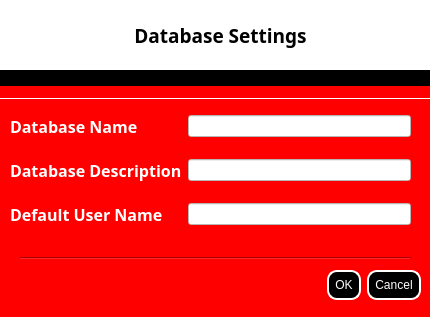
<?xml version="1.0" encoding="UTF-8"?>
<ui version="4.0">
 <class>DatabaseSettingsForm</class>
 <widget class="QDialog" name="DatabaseSettingsForm">
  <property name="geometry">
   <rect>
    <x>0</x>
    <y>0</y>
    <width>430</width>
    <height>317</height>
   </rect>
  </property>
  <property name="maximumSize">
   <size>
    <width>430</width>
    <height>317</height>
   </size>
  </property>
  <property name="font">
   <font>
    <family>Tekton Pro</family>
    <pointsize>11</pointsize>
    <weight>75</weight>
    <bold>true</bold>
   </font>
  </property>
  <property name="windowTitle">
   <string>Vault</string>
  </property>
  <property name="windowIcon">
   <iconset resource="MyResources.qrc">
    <normaloff>:/Images/member2.png</normaloff>
    <normalon>:/Images/member2.png</normalon>
    <activeon>:/Images/member2.png</activeon>:/Images/member2.png</iconset>
  </property>
  <property name="styleSheet">
   <string notr="true">background-color:red;
color:white;</string>
  </property>
  <widget class="QLabel" name="label">
   <property name="geometry">
    <rect>
     <x>0</x>
     <y>0</y>
     <width>441</width>
     <height>71</height>
    </rect>
   </property>
   <property name="font">
    <font>
     <family>Tekton Pro</family>
     <pointsize>14</pointsize>
     <weight>75</weight>
     <bold>true</bold>
    </font>
   </property>
   <property name="styleSheet">
    <string notr="true">background-color:white;
color:black;</string>
   </property>
   <property name="text">
    <string>&lt;html&gt;&lt;head/&gt;&lt;body&gt;&lt;p align=&quot;center&quot;&gt; Database Settings&lt;/p&gt;&lt;/body&gt;&lt;/html&gt;</string>
   </property>
  </widget>
  <widget class="QDialogButtonBox" name="buttonBox_Response">
   <property name="geometry">
    <rect>
     <x>90</x>
     <y>270</y>
     <width>331</width>
     <height>31</height>
    </rect>
   </property>
   <property name="font">
    <font>
     <family>Tekton Pro</family>
     <pointsize>11</pointsize>
     <weight>75</weight>
     <bold>true</bold>
    </font>
   </property>
   <property name="styleSheet">
    <string notr="true">background-color:black;
color:white;
border-style:outset;
border-width:2px;
border-color:white;
border-radius:10px;
min-width:10em;
padding:6px;</string>
   </property>
   <property name="standardButtons">
    <set>QDialogButtonBox::Cancel|QDialogButtonBox::Ok</set>
   </property>
  </widget>
  <widget class="QLabel" name="label_5">
   <property name="geometry">
    <rect>
     <x>0</x>
     <y>70</y>
     <width>431</width>
     <height>16</height>
    </rect>
   </property>
   <property name="styleSheet">
    <string notr="true">background-color:black;</string>
   </property>
   <property name="text">
    <string/>
   </property>
  </widget>
  <widget class="Line" name="line">
   <property name="geometry">
    <rect>
     <x>0</x>
     <y>90</y>
     <width>451</width>
     <height>16</height>
    </rect>
   </property>
   <property name="styleSheet">
    <string notr="true">color:white;</string>
   </property>
   <property name="frameShadow">
    <enum>QFrame::Plain</enum>
   </property>
   <property name="orientation">
    <enum>Qt::Horizontal</enum>
   </property>
  </widget>
  <widget class="Line" name="line_2">
   <property name="geometry">
    <rect>
     <x>20</x>
     <y>250</y>
     <width>391</width>
     <height>16</height>
    </rect>
   </property>
   <property name="orientation">
    <enum>Qt::Horizontal</enum>
   </property>
  </widget>
  <widget class="QWidget" name="layoutWidget">
   <property name="geometry">
    <rect>
     <x>10</x>
     <y>100</y>
     <width>401</width>
     <height>141</height>
    </rect>
   </property>
   <layout class="QGridLayout" name="gridLayout">
    <item row="0" column="0">
     <widget class="QLabel" name="label_2">
      <property name="font">
       <font>
        <family>Tekton Pro</family>
        <pointsize>12</pointsize>
        <weight>75</weight>
        <bold>true</bold>
       </font>
      </property>
      <property name="styleSheet">
       <string notr="true">color:white;</string>
      </property>
      <property name="text">
       <string>Database Name</string>
      </property>
     </widget>
    </item>
    <item row="0" column="1">
     <widget class="QLineEdit" name="lineEdit_dbName">
      <property name="font">
       <font>
        <pointsize>9</pointsize>
        <weight>75</weight>
        <bold>true</bold>
       </font>
      </property>
      <property name="styleSheet">
       <string notr="true">background-color:white;
color:black;</string>
      </property>
      <property name="maxLength">
       <number>100</number>
      </property>
     </widget>
    </item>
    <item row="1" column="0">
     <widget class="QLabel" name="label_3">
      <property name="font">
       <font>
        <family>Tekton Pro</family>
        <pointsize>12</pointsize>
        <weight>75</weight>
        <bold>true</bold>
       </font>
      </property>
      <property name="styleSheet">
       <string notr="true">color:white;</string>
      </property>
      <property name="text">
       <string>Database Description</string>
      </property>
     </widget>
    </item>
    <item row="1" column="1">
     <widget class="QLineEdit" name="lineEdit_description">
      <property name="font">
       <font>
        <family>MS Shell Dlg 2</family>
        <pointsize>9</pointsize>
        <weight>75</weight>
        <bold>true</bold>
       </font>
      </property>
      <property name="styleSheet">
       <string notr="true">background-color:white;
color:black;</string>
      </property>
     </widget>
    </item>
    <item row="2" column="0">
     <widget class="QLabel" name="label_4">
      <property name="font">
       <font>
        <family>Tekton Pro</family>
        <pointsize>12</pointsize>
        <weight>75</weight>
        <bold>true</bold>
       </font>
      </property>
      <property name="styleSheet">
       <string notr="true">color:white;</string>
      </property>
      <property name="text">
       <string>Default User Name</string>
      </property>
     </widget>
    </item>
    <item row="2" column="1">
     <widget class="QLineEdit" name="lineEdit_userName">
      <property name="font">
       <font>
        <family>MS Shell Dlg 2</family>
        <pointsize>9</pointsize>
        <weight>75</weight>
        <bold>true</bold>
       </font>
      </property>
      <property name="styleSheet">
       <string notr="true">background-color:white;
color:black;</string>
      </property>
      <property name="maxLength">
       <number>100</number>
      </property>
     </widget>
    </item>
   </layout>
  </widget>
 </widget>
 <resources>
  <include location="MyResources.qrc"/>
 </resources>
 <connections/>
</ui>
